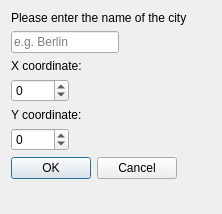
<?xml version="1.0" encoding="UTF-8"?>
<ui version="4.0">
 <class>AddNewCity</class>
 <widget class="QDialog" name="AddNewCity">
  <property name="geometry">
   <rect>
    <x>0</x>
    <y>0</y>
    <width>222</width>
    <height>214</height>
   </rect>
  </property>
  <property name="windowTitle">
   <string>Dialog</string>
  </property>
  <layout class="QFormLayout" name="formLayout">
   <item row="0" column="0">
    <widget class="QLabel" name="cityNameInputLabel">
     <property name="text">
      <string>Please enter the name of the city</string>
     </property>
    </widget>
   </item>
   <item row="1" column="0">
    <widget class="QLineEdit" name="cityNameInput">
     <property name="placeholderText">
      <string>e.g. Berlin</string>
     </property>
    </widget>
   </item>
   <item row="2" column="0">
    <widget class="QLabel" name="label">
     <property name="text">
      <string>X coordinate:</string>
     </property>
    </widget>
   </item>
   <item row="3" column="0">
    <widget class="QSpinBox" name="xCoorInput">
     <property name="minimum">
      <number>-2000</number>
     </property>
     <property name="maximum">
      <number>2000</number>
     </property>
    </widget>
   </item>
   <item row="6" column="0">
    <widget class="QDialogButtonBox" name="buttonBox">
     <property name="orientation">
      <enum>Qt::Horizontal</enum>
     </property>
     <property name="standardButtons">
      <set>QDialogButtonBox::Cancel|QDialogButtonBox::Ok</set>
     </property>
    </widget>
   </item>
   <item row="5" column="0">
    <widget class="QSpinBox" name="yCoorInput">
     <property name="minimum">
      <number>-2000</number>
     </property>
     <property name="maximum">
      <number>2000</number>
     </property>
    </widget>
   </item>
   <item row="4" column="0">
    <widget class="QLabel" name="label_2">
     <property name="text">
      <string>Y coordinate:</string>
     </property>
    </widget>
   </item>
  </layout>
 </widget>
 <resources/>
 <connections>
  <connection>
   <sender>buttonBox</sender>
   <signal>accepted()</signal>
   <receiver>AddNewCity</receiver>
   <slot>accept()</slot>
   <hints>
    <hint type="sourcelabel">
     <x>248</x>
     <y>254</y>
    </hint>
    <hint type="destinationlabel">
     <x>157</x>
     <y>274</y>
    </hint>
   </hints>
  </connection>
  <connection>
   <sender>buttonBox</sender>
   <signal>rejected()</signal>
   <receiver>AddNewCity</receiver>
   <slot>reject()</slot>
   <hints>
    <hint type="sourcelabel">
     <x>316</x>
     <y>260</y>
    </hint>
    <hint type="destinationlabel">
     <x>286</x>
     <y>274</y>
    </hint>
   </hints>
  </connection>
 </connections>
</ui>
